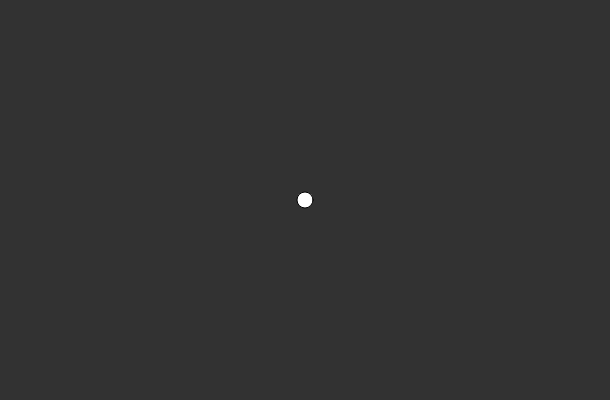
Frame 1 (no input)
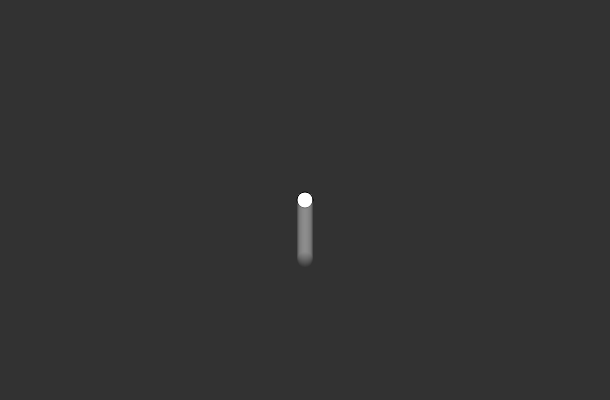
Frame 60 (no input)
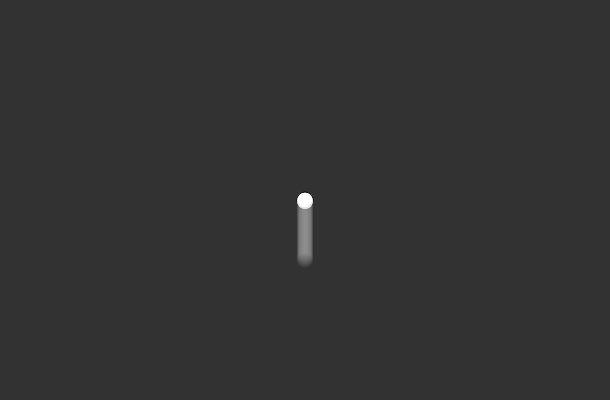
Frame 120 (the mouse pressed at the canvas centre since frame 60)

The p5.js sketch that drew these frames (run headless with seeded random() and noise() and a simulated clock; from frame 60 on, the mouse is pressed at the canvas centre):

// p5.js sketch
// ── sketch.js
//variables
var pos = {
    x: 305,
    y: 200
}
var speed = 2;
var rSize = 16;

//Initialize on Startup
function setup() {
  createCanvas(610, 400);
  background(50)
}

//Updates Every Frame
function draw() {
  //background(50);
  ellipse(pos.x, pos.y, rSize, rSize);
  
  //reset
  if (mouseIsPressed === true) 
  {
    pos.x = 305;
    pos.y = 200;
    speed = 2;
  }
  //calling functions
  frameRate(165);
  Movement();
  noStroke();
  fill(255, 10);
  Gravity();
  Collision();
  debug();
}
//Arrow Key Input Controller
function Movement() 
{
  if (keyIsDown(LEFT_ARROW)) 
  {
    pos.x -= speed;
  }
  if (keyIsDown(RIGHT_ARROW)) 
  {
    pos.x += speed;
  }
  if (keyIsDown(UP_ARROW)) 
  {
    pos.y -= speed;
  }
  if (keyIsDown(DOWN_ARROW)) 
  {
    pos.y += speed;
  }
  //Sprint
  if (keyIsDown(SHIFT))
  {
    speed *= 2;
  } else {
    speed = 2;
  }
  if (speed >= 8) 
  {
    speed = 8;
  }
}
//Constant Downwards force
function Gravity()
{
  pos.y ++;
}

//Self-Explanatory
function Collision()
{
  if (pos.y >= 400 - rSize/2) {
    pos.y = 400 - rSize/2;
  }
  if (pos.y >= 0 + rSize/2) {
    pos.y <= 0 + rSize/2;
  }
  if (pos.x >= 610 - rSize/2) {
    pos.x = 610 - rSize/2;
  }
}

//Console Logs
function debug()
{
  if (keyIsPressed === true)
  {
  console.log(pos.y);
  }
}
